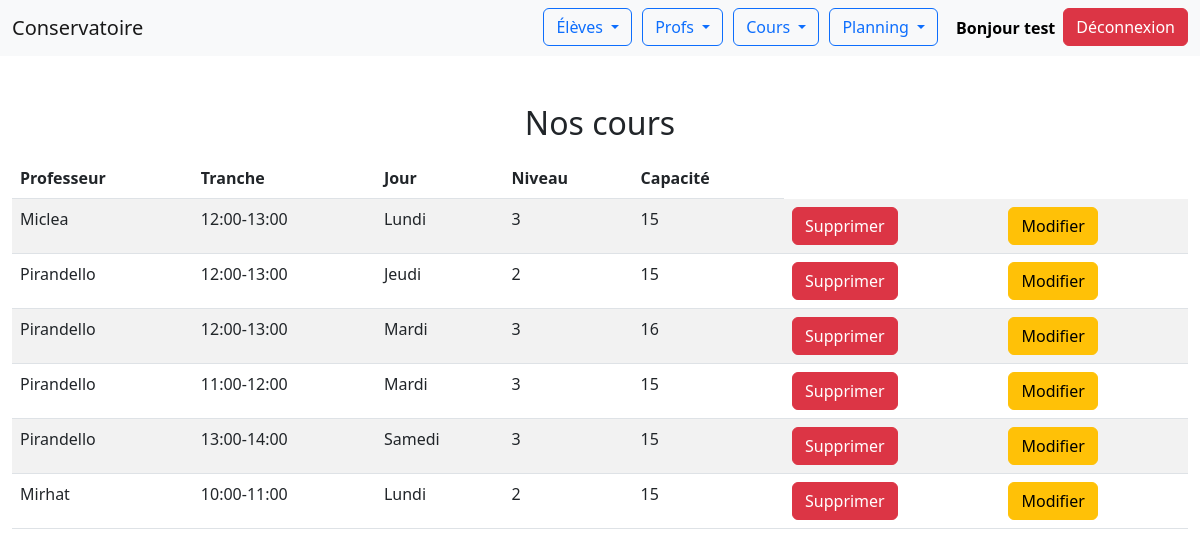
The app's page /Conservatoire/index.php?uc=cours&action=liste (signed in) with its own data.
### tables this page shows
CREATE TABLE `seance` (
  `IDPROF` int(11) NOT NULL,
  `NUMSEANCE` int(11) NOT NULL,
  `TRANCHE` char(32) NOT NULL,
  `JOUR` char(32) NOT NULL,
  `NIVEAU` int(11) NOT NULL,
  `CAPACITE` int(11) DEFAULT NULL
);

CREATE TABLE `personne` (
  `ID` int(11) NOT NULL,
  `NOM` char(32) DEFAULT NULL,
  `PRENOM` char(32) DEFAULT NULL,
  `TEL` int(11) DEFAULT NULL,
  `MAIL` char(32) DEFAULT NULL,
  `ADRESSE` char(32) DEFAULT NULL
);

### Conservatoire/Modeles/monPdo.php (called while the page is built, shortened)
<?php
class MonPdo
{
    private static $serveur='mysql:host=localhost';
    private static $bdd='dbname=kurghsvm_conservatoire';
    private static $user='kurghsvm_Christian' ;
    private static $mdp='APcn9v6zKbxL3yh' ;
    private static $unPdo = null;
    private function __construct()
    {
        MonPdo::$unPdo = new PDO(MonPdo::$serveur.';'.MonPdo::$bdd, MonPdo::$user, MonPdo::$mdp);
        MonPdo::$unPdo->query("SET CHARACTER SET utf8");
        MonPdo::$unPdo->setAttribute(PDO::ATTR_ERRMODE, PDO::ERRMODE_EXCEPTION);
    }
    public static function getInstance()
    {
        if (self::$unPdo == null) {
            self::$monPdo = new MonPdo();
        }
        return self::$unPdo;
    }
}
?>

### Conservatoire/Modeles/cours.class.php (called while the page is built, shortened)
<?php
class Seance
{
    private $IDPROF;
    private $NUMSEANCE;
    private $TRANCHE;
    private $JOUR;
    private $NIVEAU;
    private $CAPACITE;
    public function getIDPROF()
    {
        return $this->IDPROF;
    }
    public function getNUMSEANCE()
    {
        return $this->NUMSEANCE;
    }
    public function getTRANCHE()
    {
        return $this->TRANCHE;
    }
    public function getJOUR()
    {
        return $this->JOUR;
    }
    public function getNIVEAU()
    {
        return $this->NIVEAU;
    }
    public function getCAPACITE()
    {
        return $this->CAPACITE;
    }
    public static function afficherTous()
    {
        $req = MonPdo::getInstance()->prepare("select * from seance");
        $req->setFetchMode(PDO::FETCH_CLASS | PDO::FETCH_PROPS_LATE, 'Seance');
        $req->execute();
        $lesResultats = $req->fetchAll();
        return $lesResultats;
    }
}
?>

### Conservatoire/Modeles/personne.class.php (called while the page is built, shortened)
<?php
class personne
{
        private $NOM;
        public function getNOM()
        {
                return $this->NOM;
        }
        public static function getById($id)
        {
                $req = MonPdo::getInstance()->prepare("SELECT * FROM personne WHERE ID = :id");
                $req->bindValue(':id', $id, PDO::PARAM_INT);
                $req->setFetchMode(PDO::FETCH_CLASS | PDO::FETCH_PROPS_LATE, 'personne');
                $req->execute();
                return $req->fetch();
        }
}
?>

### Conservatoire/Vues/affichercours.php (the view, shortened to what this page needs)
<?php
require_once 'Modeles/monPdo.php';
require_once 'Modeles/personne.class.php';
?>
<!DOCTYPE html>
<html lang="en">
<head>
    <link rel='stylesheet' href='https://cdn.jsdelivr.net/npm/bootstrap@5.2.0/dist/css/bootstrap.min.css'>
</head>
<body>
    <?php include("header/header.php"); ?>
    <div class="position-relative mt-5 mb-3">
        <h2 class="d-flex justify-content-center mt-5">Nos cours</h2>
    </div>
    <div class="container-fluid position-relative mt-3">
        <table class="table table-striped">
            <thead>
                <tr>
                    <th scope="col">Professeur</th>
                    <th scope="col">Tranche</th>
                    <th scope="col">Jour</th>
                    <th scope="col">Niveau</th>
                    <th scope="col">Capacité</th>
                </tr>
            </thead>
            <tbody>
                <?php
                foreach ($lesSeances as $seance) {
                    echo "<tr>";
                    $professeur = Personne::getById($seance->getIDPROF());
                    echo "<td>" . $professeur->getNOM() . "</td>";
                    echo "<td>" . $seance->getTRANCHE() . "</td>";
                    echo "<td>" . $seance->getJOUR() . "</td>";
                    echo "<td>" . $seance->getNIVEAU() . "</td>";
                    echo "<td>" . $seance->getCAPACITE() . "</td>";
                    echo "<td><a href='index.php?uc=cours&action=supprimer&idseance=" . $seance->getNUMSEANCE() . "'><button type='button' class='btn btn-danger'>Supprimer</button></a></td>";
                    echo "<td><a href='index.php?uc=cours&action=editer_form&idseance=" . $seance->getNUMSEANCE() . "'><button type='button' class='btn btn-warning'>Modifier</button></a></td>";
                    echo "</tr>";
                }
                ?>
            </tbody>
        </table>
    </div>
</body>
</html>

### records on screen
seance: personne.NOM "Miclea", TRANCHE "12:00-13:00", JOUR "Lundi", NIVEAU "3", CAPACITE "15"
seance: personne.NOM "Pirandello", TRANCHE "12:00-13:00", JOUR "Jeudi", NIVEAU "2", CAPACITE "15"
seance: personne.NOM "Pirandello", TRANCHE "12:00-13:00", JOUR "Mardi", NIVEAU "3", CAPACITE "16"
seance: personne.NOM "Pirandello", TRANCHE "11:00-12:00", JOUR "Mardi", NIVEAU "3", CAPACITE "15"
seance: personne.NOM "Pirandello", TRANCHE "13:00-14:00", JOUR "Samedi", NIVEAU "3", CAPACITE "15"
seance: personne.NOM "Mirhat", TRANCHE "10:00-11:00", JOUR "Lundi", NIVEAU "2", CAPACITE "15"

### other values on screen
$_SESSION['user_id'] "test"
